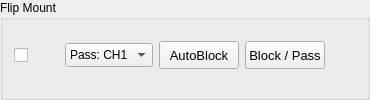
                 <widget class="QGroupBox" name="FlipMount">
                  <property name="sizePolicy">
                   <sizepolicy hsizetype="Expanding" vsizetype="Maximum">
                    <horstretch>0</horstretch>
                    <verstretch>0</verstretch>
                   </sizepolicy>
                  </property>
                  <property name="title">
                   <string>Flip Mount</string>
                  </property>
                  <layout class="QGridLayout" name="gridLayout_18">
                   <property name="topMargin">
                    <number>3</number>
                   </property>
                   <property name="bottomMargin">
                    <number>9</number>
                   </property>
                   <item row="0" column="0">
                    <layout class="QGridLayout" name="gridLayout_17" columnstretch="1,1,3,3,3,0,1">
                     <property name="verticalSpacing">
                      <number>0</number>
                     </property>
                     <item row="0" column="4">
                      <widget class="QPushButton" name="fmManual">
                       <property name="sizePolicy">
                        <sizepolicy hsizetype="Expanding" vsizetype="Fixed">
                         <horstretch>0</horstretch>
                         <verstretch>0</verstretch>
                        </sizepolicy>
                       </property>
                       <property name="minimumSize">
                        <size>
                         <width>0</width>
                         <height>28</height>
                        </size>
                       </property>
                       <property name="maximumSize">
                        <size>
                         <width>16777215</width>
                         <height>45</height>
                        </size>
                       </property>
                       <property name="font">
                        <font>
                         <pointsize>10</pointsize>
                        </font>
                       </property>
                       <property name="toolTip">
                        <string>&lt;html&gt;&lt;head/&gt;&lt;body&gt;&lt;p&gt;&lt;span style=" font-weight:700;"&gt;Manual block / pass (for alignment and testing)&lt;/span&gt;&lt;/p&gt;&lt;p&gt;Press to block the beam, press again to let it pass. The text shows the current state: Blocked or Pass.&lt;/p&gt;&lt;p&gt;Which position is pass follows the CH1/CH2 box. Disabled during a scan, when Auto block is in charge.&lt;/p&gt;&lt;/body&gt;&lt;/html&gt;</string>
                       </property>
                       <property name="text">
                        <string>Block / Pass</string>
                       </property>
                       <property name="checkable">
                        <bool>true</bool>
                       </property>
                       <property name="checked">
                        <bool>false</bool>
                       </property>
                       <property name="mytype" stdset="0">
                        <string>checkable_button</string>
                       </property>
                      </widget>
                     </item>
                     <item row="0" column="3">
                      <widget class="QPushButton" name="AutoBlock">
                       <property name="sizePolicy">
                        <sizepolicy hsizetype="Expanding" vsizetype="Fixed">
                         <horstretch>0</horstretch>
                         <verstretch>0</verstretch>
                        </sizepolicy>
                       </property>
                       <property name="minimumSize">
                        <size>
                         <width>0</width>
                         <height>28</height>
                        </size>
                       </property>
                       <property name="maximumSize">
                        <size>
                         <width>16777215</width>
                         <height>45</height>
                        </size>
                       </property>
                       <property name="font">
                        <font>
                         <pointsize>10</pointsize>
                        </font>
                       </property>
                       <property name="toolTip">
                        <string>&lt;html&gt;&lt;head/&gt;&lt;body&gt;&lt;p&gt;&lt;b&gt;AutoBlock&lt;/b&gt;&lt;/p&gt;&lt;p&gt;When enabled, temperature scans use:&lt;br/&gt;
Block → temperature stable → Soak → Pass.&lt;br/&gt;
Soak uses the WaitSamStable setting (minutes).&lt;br/&gt;
Block again when the scan ends, stops or fails.&lt;br/&gt;
A connected flip mount is required.&lt;/p&gt;&lt;/body&gt;&lt;/html&gt;</string>
                       </property>
                       <property name="text">
                        <string>AutoBlock</string>
                       </property>
                       <property name="checkable">
                        <bool>true</bool>
                       </property>
                       <property name="checked">
                        <bool>false</bool>
                       </property>
                       <property name="mytype" stdset="0">
                        <string>checkable_button</string>
                       </property>
                      </widget>
                     </item>
                     <item row="0" column="0">
                      <widget class="QCheckBox" name="activeFlipMount">
                       <property name="sizePolicy">
                        <sizepolicy hsizetype="Expanding" vsizetype="Preferred">
                         <horstretch>0</horstretch>
                         <verstretch>0</verstretch>
                        </sizepolicy>
                       </property>
                       <property name="toolTip">
                        <string>Active Instrument?</string>
                       </property>
                       <property name="text">
                        <string />
                       </property>
                       <property name="checked">
                        <bool>false</bool>
                       </property>
                       <property name="mytype" stdset="0">
                        <string>checkbox</string>
                       </property>
                      </widget>
                     </item>
                     <item row="0" column="1">
                      <widget class="LedIndicator" name="FM_connect" native="true">
                       <property name="sizePolicy">
                        <sizepolicy hsizetype="Fixed" vsizetype="Fixed">
                         <horstretch>0</horstretch>
                         <verstretch>0</verstretch>
                        </sizepolicy>
                       </property>
                       <property name="minimumSize">
                        <size>
                         <width>25</width>
                         <height>25</height>
                        </size>
                       </property>
                       <property name="maximumSize">
                        <size>
                         <width>25</width>
                         <height>25</height>
                        </size>
                       </property>
                       <property name="baseSize">
                        <size>
                         <width>0</width>
                         <height>0</height>
                        </size>
                       </property>
                       <property name="toolTip">
                        <string>&lt;html&gt;&lt;head/&gt;&lt;body&gt;&lt;p&gt;&lt;span style=" font-weight:700;"&gt;Flip mount connection&lt;/span&gt;&lt;/p&gt;&lt;p&gt;On: the flip mount is connected.&lt;/p&gt;&lt;p&gt;Off: not connected. Tick the box on the left and press Conn. Instr. to connect.&lt;/p&gt;&lt;/body&gt;&lt;/html&gt;</string>
                       </property>
                       <property name="mytype" stdset="0">
                        <string>led</string>
                       </property>
                      </widget>
                     </item>
                     <item row="0" column="6">
                      <widget class="LedIndicator" name="FM_Indicate" native="true">
                       <property name="sizePolicy">
                        <sizepolicy hsizetype="Fixed" vsizetype="Fixed">
                         <horstretch>0</horstretch>
                         <verstretch>0</verstretch>
                        </sizepolicy>
                       </property>
                       <property name="minimumSize">
                        <size>
                         <width>25</width>
                         <height>25</height>
                        </size>
                       </property>
                       <property name="maximumSize">
                        <size>
                         <width>25</width>
                         <height>25</height>
                        </size>
                       </property>
                       <property name="baseSize">
                        <size>
                         <width>0</width>
                         <height>0</height>
                        </size>
                       </property>
                       <property name="toolTip">
                        <string>&lt;html&gt;&lt;head/&gt;&lt;body&gt;&lt;p&gt;&lt;span style=" font-weight:700;"&gt;Beam state&lt;/span&gt;&lt;/p&gt;&lt;p&gt;On: the beam PASSES to the sample.&lt;/p&gt;&lt;p&gt;Off: the beam is BLOCKED, or the flip mount is not connected.&lt;/p&gt;&lt;/body&gt;&lt;/html&gt;</string>
                       </property>
                       <property name="mytype" stdset="0">
                        <string>led</string>
                       </property>
                      </widget>
                     </item>
                     <item row="0" column="2">
                      <widget class="QComboBox" name="fmPassCh">
                       <property name="sizePolicy">
                        <sizepolicy hsizetype="Expanding" vsizetype="Fixed">
                         <horstretch>0</horstretch>
                         <verstretch>0</verstretch>
                        </sizepolicy>
                       </property>
                       <property name="minimumSize">
                        <size>
                         <width>0</width>
                         <height>24</height>
                        </size>
                       </property>
                       <property name="maximumSize">
                        <size>
                         <width>16777215</width>
                         <height>16777215</height>
                        </size>
                       </property>
                       <property name="baseSize">
                        <size>
                         <width>0</width>
                         <height>0</height>
                        </size>
                       </property>
                       <property name="toolTip">
                        <string>&lt;html&gt;&lt;head/&gt;&lt;body&gt;&lt;p&gt;&lt;span style=" font-weight:700;"&gt;Pass channel&lt;/span&gt;&lt;/p&gt;&lt;p&gt;Which flip-mount position lets the beam reach the sample. The other position blocks it.&lt;/p&gt;&lt;p&gt;Changing this only updates the beam-state light and the manual button; it does not move the mount.&lt;/p&gt;&lt;/body&gt;&lt;/html&gt;</string>
                       </property>
                       <item>
                        <property name="text">
                         <string>Pass: CH1</string>
                        </property>
                       </item>
                       <item>
                        <property name="text">
                         <string>Pass: CH2</string>
                        </property>
                       </item>
                      </widget>
                     </item>
                    </layout>
                   </item>
                  </layout>
                 </widget>
